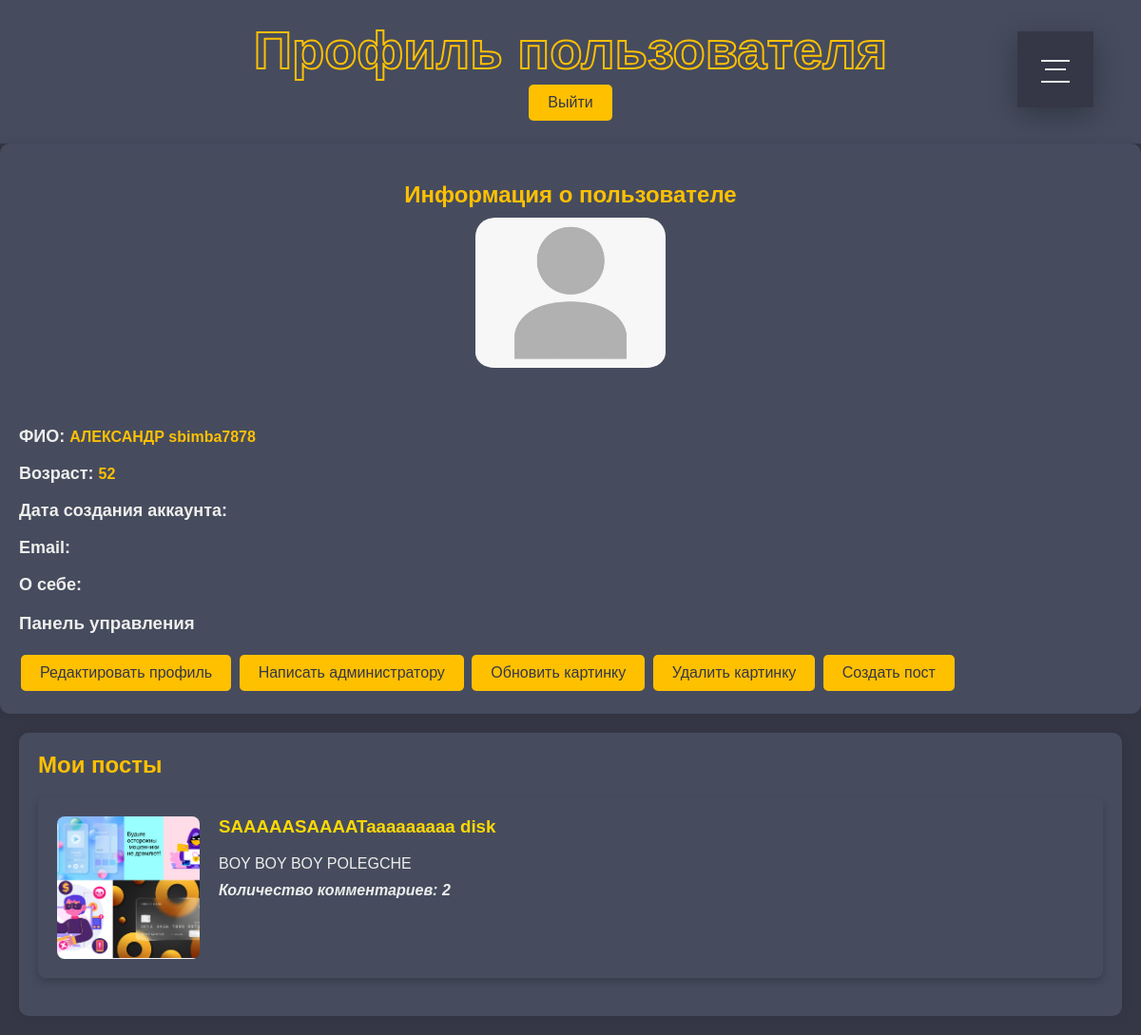
Screenshot of /profile/accaunt.php (signed in) with the database file from the repository.
### tables this page shows
CREATE TABLE `posts` (
  `id` int NOT NULL,
  `title` varchar(255) NOT NULL,
  `content` text NOT NULL,
  `image_url` varchar(255) DEFAULT NULL,
  `created_at` timestamp NULL DEFAULT CURRENT_TIMESTAMP,
  `user_id` int DEFAULT NULL
);

### profile/upload-posts.php (the view)
<?php
include("../application/db.php");
$user_id = $_SESSION['id'];
$sql_posts = "SELECT posts.id, posts.title, posts.content, posts.image_url,
COUNT(comments.id) AS comments_count
FROM posts
LEFT JOIN comments ON posts.id = comments.post_id
WHERE posts.user_id = '$user_id'
GROUP BY posts.id
ORDER BY posts.created_at DESC";
$result_posts = $conn->query($sql_posts);
if ($result_posts->num_rows > 0) {
    while ($row = $result_posts->fetch_assoc()) {
        echo "<div class='post-block'>";
        if (!empty($row['image_url'])) {
            echo "<div class='post-image'><img src='../posts/" .
                htmlspecialchars($row['image_url']) . "' alt='Post Image'></div>";
        }
        echo "<div class='post-content'>";
        echo "<h3><a href='http://localhost/Social/posts/post.php?id=" . $row['id'] . "'>" . htmlspecialchars($row['title']) . "</a></h3>";
        echo "<p>" . nl2br(htmlspecialchars($row['content'])) . "</p>";
        echo "<p>Количество комментариев: " . $row['comments_count'] . "</p>";
        echo "</div>";
        echo "</div>";
    }
} else {
    echo "<p>У вас нет ни одного поста.</p>";
}

### css/profile-styles.css (style rules this page uses)
body { font-family: Arial, sans-serif; margin: 0; padding: 0; background-color: #353746; color: #eeeeec; opacity: 0; animation: slideIn 0.8s ease-in-out forwards; }
.post-block { background-color: #464c5e; padding: 20px; margin-bottom: 20px; border-radius: 8px; box-shadow: 0 4px 8px rgba(0, 0, 0, 0.2); color: #eeeeec; display: flex; align-items: flex-start; }
.post-image { flex-shrink: 0; width: 150px; height: 150px; margin-right: 20px; overflow: hidden; border-radius: 8px; }
.post-image img { width: 100%; height: 100%; object-fit: cover; }
.post-content { flex: 1; }
.post-block h3 { margin-top: 0; color: #ffd903; }
.post-block h3 a { color: inherit; text-decoration: none; }
.post-content p { color: #eeeeec; margin: 10px 0; }
.post-content p:last-child { color: #eeeeec; margin: 10px 0; font-weight: bold; font-style: italic; }

### rows the page displays
posts: image_url (picture), title "SAAAAASAAAATaaaaaaaaa disk", content "BOY BOY BOY POLEGCHE", comments_count "2"

### other values shown
$_SESSION['login'] "АЛЕКСАНДР sbimba7878"
$_SESSION['age'] "52"
